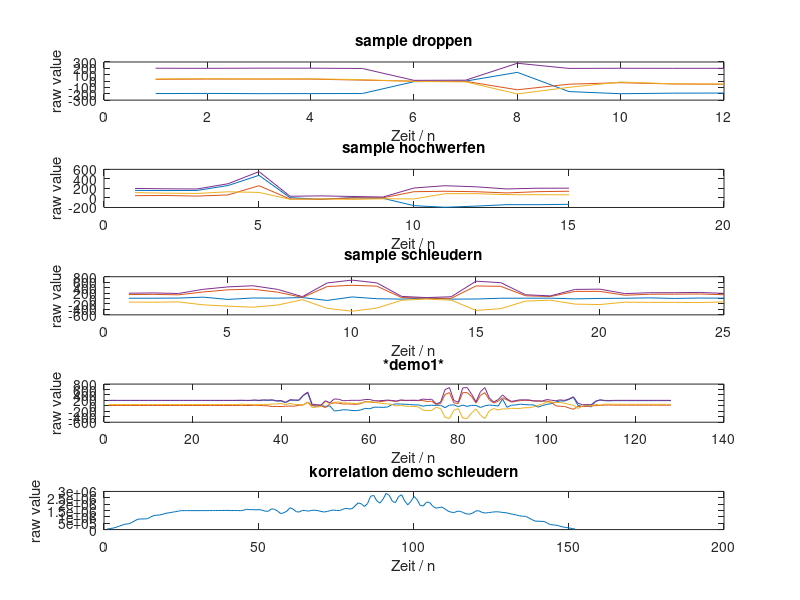

The MATLAB script that drew this image:
# Prevent Octave from thinking that this
# is a function file:

1;


%berechnet den betrag einer 3dim beschleunigung
function ret = betrag (werte)
	ret = (werte(:,1) .* werte(:,1) + werte(:,2) .* werte(:,2) + werte(:,3) .* werte(:,3) ) .^ (1/2);
endfunction

%berechnet den neigungswinkel zur z achse
function z = neigungZ (werte)
	%winkel zur z-achse 
	z = acos( werte(:,3) ./ ((werte(:,1) .* werte(:,1) + werte(:,2) .* werte(:,2) + werte(:,3) .* werte(:,3) ) .^ (1/2)) ) / pi * 180;
	return;
endfunction

%berechnet den neigungswinkel zur x achse
function x = neigungX (werte)
	%winkel zur x-achse
	x = acos( werte(:,1) ./ ((werte(:,1) .* werte(:,1) + werte(:,3) .* werte(:,3)) .^(1/2)) ) / pi * 180 - 90;
	return;
endfunction

%berechnet den neigungswinkel zur y achse
function y = neigungY (werte)
	%winkel zur y-achse
	y = acos( werte(:,2) ./ ((werte(:,2) .* werte(:,2) + werte(:,3) .* werte(:,3)) .^(1/2)) ) / pi * 180 - 90;
	return;
endfunction

function printOverView()
	load droppen.txt;
	load droppen2.txt;
	load hochwerfen.txt;
	load hochwerfen2.txt;
	load halten1.txt;
	load rauschen1.txt;
	load schleudern.txt;

	figure
	hold on
	subplot(5,1,1)
	plot(betrag([droppen;droppen2]));
	xlabel("Zeit / n")
	ylabel("Beschleunigung / g/225")
	title("droppen")
	
	subplot(5,1,2)
	plot(betrag(schleudern));
	title("schleudern")
	xlabel("Zeit / n")
	ylabel("Beschleunigung / g/225")
	
	subplot(5,1,3)
	plot(betrag([hochwerfen; hochwerfen2]));
	title("hochwerfen")
	xlabel("Zeit / n")
	ylabel("Beschleunigung / g/225")
	
	subplot(5,1,4)
	plot(betrag(rauschen1));
	title("rauschen1")
	xlabel("Zeit / n")
	ylabel("Beschleunigung / g/225")
	
	subplot(5,1,5)
	plot(betrag(halten1));
	title("halten1")
	xlabel("Zeit / n")
	ylabel("Beschleunigung / g/225")
	hold off
	
	pause
endfunction

function firstAnalysis()
	load droppen.txt;
	load droppen2.txt;
	load hochwerfen.txt;
	load hochwerfen2.txt;
	load halten1.txt;
	load rauschen1.txt;
	load schleudern.txt;

	neigungen = [neigungX([droppen;droppen2])';
		neigungY([droppen;droppen2])';
		neigungZ([droppen;droppen2])']';
	
	figure
	hold on
	subplot(5,1,2)
	plot(betrag([droppen;droppen2]));
	xlabel("Zeit / n")
	ylabel("Beschleunigung / g/225")
	title("Droppen betrag")
	
	subplot(5,1,1)
	plot([droppen;droppen2]);
	title("raw")
	xlabel("Zeit / n")
	ylabel("Beschleunigung / g/225")
	
	subplot(5,1,3)
	plot(neigungen);
	title("winkel")
	xlabel("Zeit / n")
	ylabel("winkel / °")
	
	hold off
endfunction

function test()
	load sample_schleudern.txt;
	load sample_droppen.txt;
	load sample_hochwerfen.txt;
	load demo1.txt;

	demo1 = korrigiereWerte(demo1);
	sample_schleudern = korrigiereWerte(sample_schleudern);
	sample_droppen = korrigiereWerte(sample_droppen);
	sample_hochwerfen = korrigiereWerte(sample_hochwerfen);

	figure
	hold on

	subplot(5,1,1)
	%plot(sample_droppen);
	plot([sample_droppen'; betrag(sample_droppen)']');
	title("sample droppen")
	xlabel("Zeit / n")
	ylabel("raw value")

	subplot(5,1,2)
	%plot(sample_hochwerfen);
	plot([sample_hochwerfen'; betrag(sample_hochwerfen)']');
	title("sample hochwerfen")
	xlabel("Zeit / n")
	ylabel("raw value")

	subplot(5,1,3)
	%plot(sample_schleudern);
	plot([sample_schleudern'; betrag(sample_schleudern)']');
	title("sample schleudern")
	xlabel("Zeit / n")
	ylabel("raw value")

	subplot(5,1,4)
	%plot(demo1);
	plot([demo1'; betrag(demo1)']');
	title("*demo1*")
	xlabel("Zeit / n")
	ylabel("raw value")
	
	%korrellation zwischen schleudern und demo betrags mäßig
	subplot(5,1,5)
	%plot(demo1);
	plot([fftconv(betrag(demo1), betrag(sample_schleudern))']');
		%;fftconv(betrag(demo1), betrag(sample_hochwerfen))'
		%;	fftconv(betrag(demo1), betrag(sample_droppen))']');
	title("korrelation demo schleudern")
	xlabel("Zeit / n")
	ylabel("raw value")

	hold off

	printf( "test\n")
endfunction

function matrix = addBetrag(werte)
	matrix = [werte'; betrag(werte)']';
endfunction

function kalibrieren()
%zZ nur zum plotten - soll mal anhand der werte über den betrag
%   die korrektur geraden ausgeben
	load rauschen_z.txt;
	load rauschen_x.txt;
	load rauschen_y.txt;

	figure
	hold on

	subplot(5,1,1)
	plot(addBetrag(rauschen_x));
	title("rauschen x")
	xlabel("Zeit / n")
	ylabel("raw value")

	subplot(5,1,2)
	plot(addBetrag(rauschen_y));
	title("rauschen y")
	xlabel("Zeit / n")
	ylabel("raw value")

	subplot(5,1,3)
	plot(addBetrag(rauschen_z));
	title("rauschen z")
	xlabel("Zeit / n")
	ylabel("raw value")

	hold off

	printf("kalli\n")
endfunction

function ret = korrigiereWerte(werte)
	%korrectur für z>0
	%200 / 209.03
	%korrectur für z<0
	%-200 / -220.78
	%korrectur für y>0
	%200 / 211.19
	%korrectur für y<0
	%-200 / -207.76
	%korrectur für x>0
	%200 / 223.93
	%korrectur für x<0
	%-200 / -194.28

	ret = [[werte(:,1) .* 400/417.92 - 14.302]';
				[werte(:,2) .* 400/418.95 - 1.637]';
				[werte(:,3) .* 400/429.81 + 5.467]']';

endfunction

%begin of script

%printOverView();
%pause
%firstAnalysis();
printf( "fertig\n")
test();
%kalibrieren();
%load rauschen1.txt;
%plot(addBetrag(korrigiereWerte(rauschen1)));
